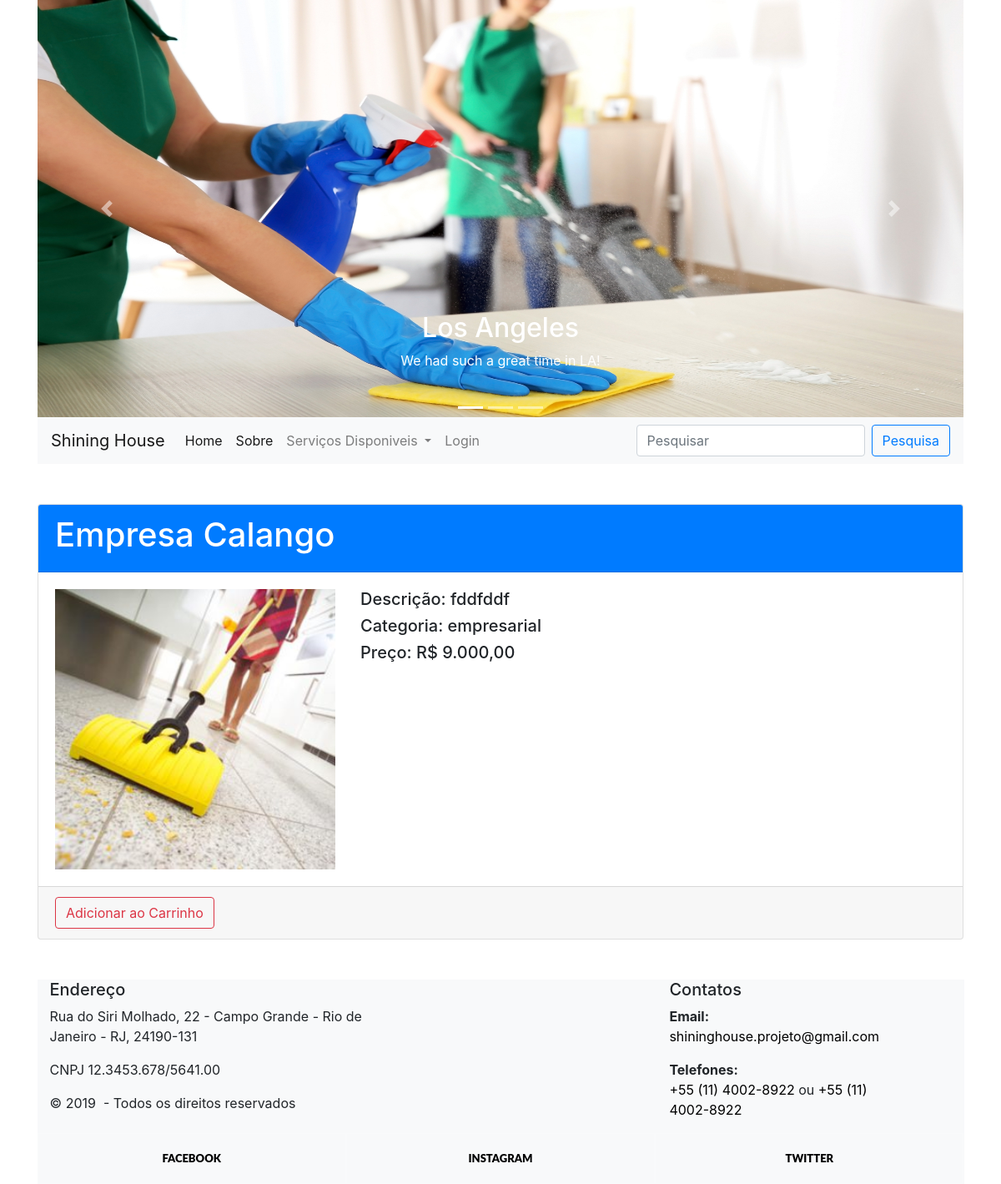
Page /produto.php?id=19 on the committed database.
### tables this page shows
CREATE TABLE `produto` (
  `idproduto` int(11) NOT NULL,
  `titulo` varchar(50) NOT NULL,
  `descricao` longtext NOT NULL,
  `preco` float NOT NULL,
  `totalavaliacao` int(11) NOT NULL,
  `somaavaliacao` int(11) NOT NULL,
  `imagem` varchar(50) NOT NULL,
  `categoria` varchar(30) NOT NULL
);

### produto.php (the view, shortened to what this page needs)
<?php
	$id = $_GET['id'];
	include "banco.php";
	$query = "select * from produto where idproduto = $id";
	$exec = mysqli_query($con, $query);
	while($p = mysqli_fetch_array($exec)){
		$titulo = $p['titulo'];
		$preco = $p['preco'];
		$preco = number_format($preco, 2, ',','.');
		$imagem = $p['imagem'];
		$descricao = $p['descricao'];
		$categoria = $p['categoria'];
	}
	include "anterior.php";
?>
	<div class="card mt-5 mb-5">
		<div class="card-header bg-primary text-white">
			<h1><?=$titulo?></h1>
		</div>
		<div class="card-body">
			<div class="row">
				<div class="col-xs-12 col-md-4">
					<img src="produtos/<?=$imagem?>" style="width:100%">
				</div>
				<div class="col-xs-12 col-md-8">
					<h5>Descrição: <?=$descricao?></h5>
					<h5>Categoria: <?=$categoria?></h5>
					<h5>Preço: R$ <?=$preco?></h5>
				</div>
			</div>
		</div>
		<div class="card-footer">
					<a href='carrinho.php?id=$id' class='btn btn-outline-danger'>
										Adicionar ao Carrinho
									</a>
			</div>
	</div>
<?php
	include "posterior.php";
?>

### rodape.php (style rules this page uses)
.context-dark, .bg-gray-dark, .bg-primary { color: rgba(255, 255, 255, 0.8); }

### rows in the picture
produto: titulo "Empresa Calango", imagem (picture), descricao "fddfddf", categoria "empresarial", preco "9.000,00"
